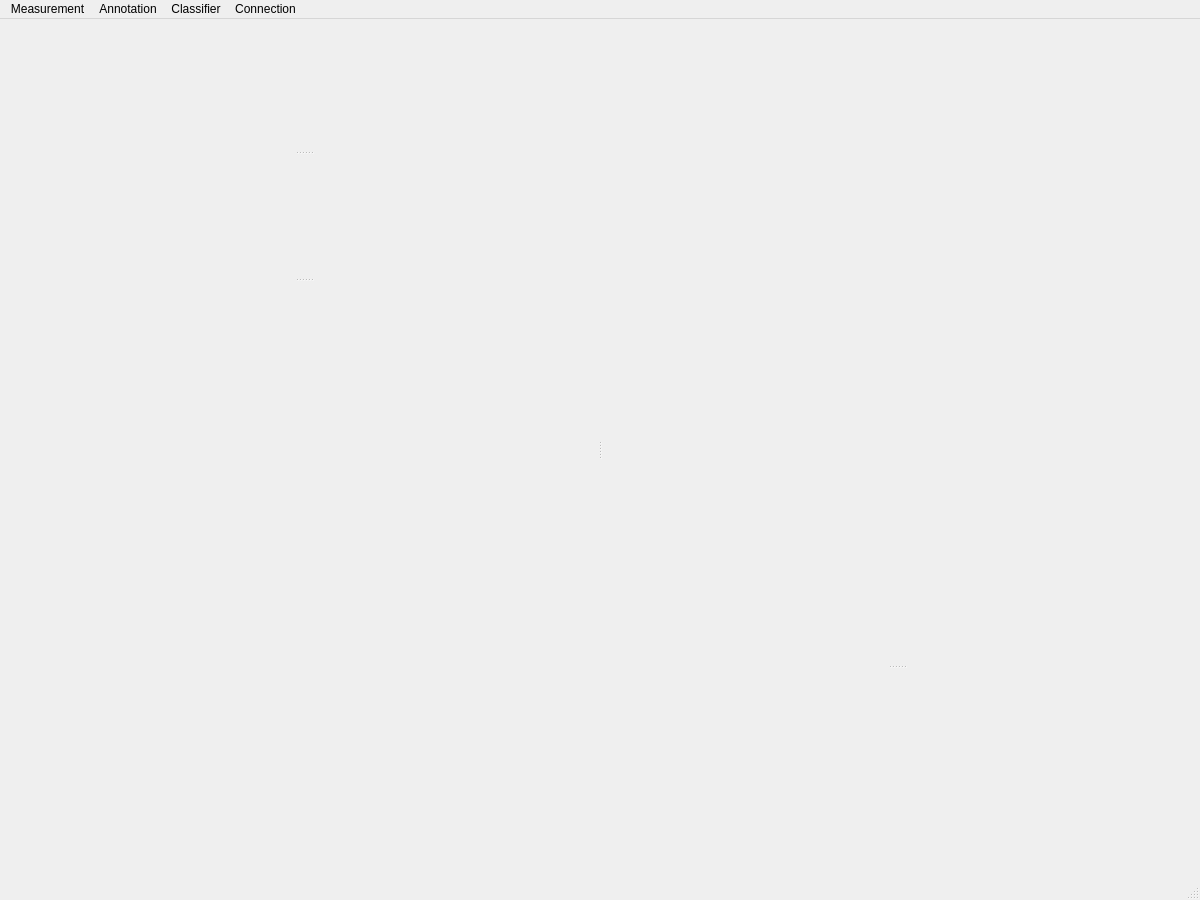
<?xml version="1.0" encoding="UTF-8"?>
<ui version="4.0">
 <class>MainWindow</class>
 <widget class="QMainWindow" name="MainWindow">
  <property name="geometry">
   <rect>
    <x>0</x>
    <y>0</y>
    <width>1200</width>
    <height>900</height>
   </rect>
  </property>
  <property name="minimumSize">
   <size>
    <width>800</width>
    <height>600</height>
   </size>
  </property>
  <property name="windowTitle">
   <string>MainWindow</string>
  </property>
  <widget class="QWidget" name="centralwidget">
   <layout class="QGridLayout" name="gridLayout">
    <item row="0" column="0">
     <widget class="QSplitter" name="mSplitter">
      <property name="midLineWidth">
       <number>1</number>
      </property>
      <property name="orientation">
       <enum>Qt::Horizontal</enum>
      </property>
      <widget class="QSplitter" name="lSplitter">
       <property name="orientation">
        <enum>Qt::Vertical</enum>
       </property>
       <widget class="QFrame" name="classification_frame">
        <property name="minimumSize">
         <size>
          <width>500</width>
          <height>250</height>
         </size>
        </property>
        <property name="font">
         <font>
          <pointsize>8</pointsize>
         </font>
        </property>
        <layout class="QGridLayout" name="gridLayout_4">
         <property name="leftMargin">
          <number>0</number>
         </property>
         <property name="topMargin">
          <number>0</number>
         </property>
         <property name="rightMargin">
          <number>0</number>
         </property>
         <property name="bottomMargin">
          <number>0</number>
         </property>
         <property name="spacing">
          <number>0</number>
         </property>
         <item row="0" column="0">
          <widget class="QSplitter" name="splitter">
           <property name="orientation">
            <enum>Qt::Vertical</enum>
           </property>
           <widget class="ClassifierWidget" name="classificationWidget" native="true">
            <property name="minimumSize">
             <size>
              <width>0</width>
              <height>0</height>
             </size>
            </property>
           </widget>
           <widget class="lineGraph" name="absLGraph" native="true"/>
          </widget>
         </item>
        </layout>
       </widget>
       <widget class="QFrame" name="lFrame">
        <property name="sizePolicy">
         <sizepolicy hsizetype="Expanding" vsizetype="Expanding">
          <horstretch>0</horstretch>
          <verstretch>0</verstretch>
         </sizepolicy>
        </property>
        <property name="minimumSize">
         <size>
          <width>500</width>
          <height>200</height>
         </size>
        </property>
        <property name="autoFillBackground">
         <bool>false</bool>
        </property>
        <layout class="QGridLayout" name="gridLayout_2">
         <item row="0" column="0">
          <widget class="lineGraph" name="lGraph" native="true">
           <property name="minimumSize">
            <size>
             <width>0</width>
             <height>0</height>
            </size>
           </property>
          </widget>
         </item>
        </layout>
       </widget>
      </widget>
      <widget class="QSplitter" name="rSplitter">
       <property name="orientation">
        <enum>Qt::Vertical</enum>
       </property>
       <widget class="InfoWidget" name="data_info_widget" native="true">
        <property name="sizePolicy">
         <sizepolicy hsizetype="Preferred" vsizetype="Preferred">
          <horstretch>150</horstretch>
          <verstretch>200</verstretch>
         </sizepolicy>
        </property>
        <property name="minimumSize">
         <size>
          <width>0</width>
          <height>250</height>
         </size>
        </property>
       </widget>
       <widget class="QFrame" name="bFrame">
        <property name="sizePolicy">
         <sizepolicy hsizetype="Expanding" vsizetype="Expanding">
          <horstretch>0</horstretch>
          <verstretch>0</verstretch>
         </sizepolicy>
        </property>
        <property name="minimumSize">
         <size>
          <width>0</width>
          <height>200</height>
         </size>
        </property>
        <layout class="QGridLayout" name="gridLayout_3">
         <item row="0" column="0">
          <widget class="BarGraphWidget" name="bGraph" native="true">
           <property name="minimumSize">
            <size>
             <width>0</width>
             <height>0</height>
            </size>
           </property>
          </widget>
         </item>
        </layout>
       </widget>
      </widget>
     </widget>
    </item>
   </layout>
  </widget>
  <widget class="QMenuBar" name="menubar">
   <property name="geometry">
    <rect>
     <x>0</x>
     <y>0</y>
     <width>1200</width>
     <height>22</height>
    </rect>
   </property>
   <widget class="QMenu" name="menuFile">
    <property name="title">
     <string>Measurement</string>
    </property>
    <widget class="QMenu" name="menuSave">
     <property name="title">
      <string>Save...</string>
     </property>
     <addaction name="actionSave_Data"/>
     <addaction name="actionsave_selection"/>
    </widget>
    <addaction name="menuSave"/>
    <addaction name="actionLoad"/>
    <addaction name="actionStart"/>
    <addaction name="actionStop"/>
    <addaction name="actionReset"/>
    <addaction name="actionSettings"/>
   </widget>
   <widget class="QMenu" name="menuAnnotation">
    <property name="title">
     <string>Annotation</string>
    </property>
    <addaction name="actionSaveAnnotation"/>
    <addaction name="actionOpenAnnotation"/>
    <addaction name="actionFunctionalitization"/>
    <addaction name="actionClassify_selection"/>
    <addaction name="actionSet_detected_class_of_selection"/>
   </widget>
   <widget class="QMenu" name="menuClassifier">
    <property name="title">
     <string>Classifier</string>
    </property>
    <addaction name="actionLoadClassifier"/>
   </widget>
   <widget class="QMenu" name="menuConnection">
    <property name="title">
     <string>Connection</string>
    </property>
    <addaction name="actionSet_USB_Connection"/>
   </widget>
   <addaction name="menuFile"/>
   <addaction name="menuAnnotation"/>
   <addaction name="menuClassifier"/>
   <addaction name="menuConnection"/>
  </widget>
  <widget class="QStatusBar" name="statusbar"/>
  <action name="actionSave_Data">
   <property name="text">
    <string>Save  Data...</string>
   </property>
  </action>
  <action name="actionsave_selection">
   <property name="text">
    <string>Save Selection...</string>
   </property>
  </action>
  <action name="actionLoad_Measurement">
   <property name="text">
    <string>Load Measurement...</string>
   </property>
  </action>
  <action name="actionLoad">
   <property name="text">
    <string>Load...</string>
   </property>
  </action>
  <action name="actionSaveAnnotation">
   <property name="text">
    <string>Save...</string>
   </property>
  </action>
  <action name="actionOpenAnnotation">
   <property name="text">
    <string>Load...</string>
   </property>
  </action>
  <action name="actionLoadClassifier">
   <property name="text">
    <string>Load...</string>
   </property>
  </action>
  <action name="actionSet_USB_Connection">
   <property name="text">
    <string>Set USB Connection...</string>
   </property>
  </action>
  <action name="actionStart">
   <property name="text">
    <string>Start</string>
   </property>
  </action>
  <action name="actionStop">
   <property name="text">
    <string>Stop</string>
   </property>
   <property name="toolTip">
    <string>Stop connection to sensor</string>
   </property>
  </action>
  <action name="actionReset">
   <property name="text">
    <string>Reset base level</string>
   </property>
  </action>
  <action name="actionFunctionalitization">
   <property name="text">
    <string>Functionalisation...</string>
   </property>
  </action>
  <action name="actionSettings">
   <property name="text">
    <string>Settings...</string>
   </property>
  </action>
  <action name="actionAdd">
   <property name="text">
    <string>Add...</string>
   </property>
  </action>
  <action name="actionClassify_selection">
   <property name="text">
    <string>Set class of selection...</string>
   </property>
  </action>
  <action name="actionSet_detected_class_of_selection">
   <property name="text">
    <string>Set detected class of selection...</string>
   </property>
  </action>
 </widget>
 <customwidgets>
  <customwidget>
   <class>lineGraph</class>
   <extends>QWidget</extends>
   <header>linegraph.h</header>
   <container>1</container>
  </customwidget>
  <customwidget>
   <class>BarGraphWidget</class>
   <extends>QWidget</extends>
   <header>bargraphwidget.h</header>
   <container>1</container>
  </customwidget>
  <customwidget>
   <class>InfoWidget</class>
   <extends>QWidget</extends>
   <header>infowidget.h</header>
   <container>1</container>
  </customwidget>
  <customwidget>
   <class>ClassifierWidget</class>
   <extends>QWidget</extends>
   <header>classifierwidget.h</header>
   <container>1</container>
  </customwidget>
 </customwidgets>
 <resources/>
 <connections/>
</ui>
